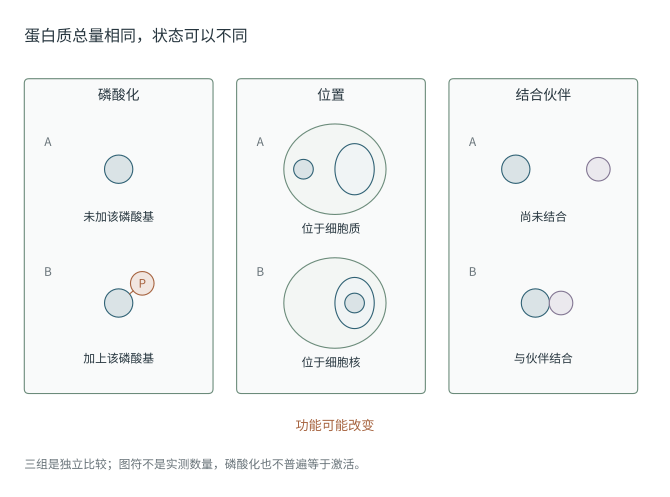

Write the Python code that produced this figure.
"""F17: 蛋白质数量与功能状态. State changes are separate comparisons."""
from pathlib import Path
import sys
ROOT=Path(__file__).resolve().parents[1]
if str(ROOT) not in sys.path:
    sys.path.insert(0,str(ROOT))
from shared_shapes import Drawing


def protein(c,name,xy,r=3.6):
    c.circle(name,xy,r,color='primary',weight=.18)


def build_figure():
    c=Drawing('F17',height=126)
    c.heading('common.heading','蛋白质总量相同，状态可以不同',(6,117))
    for i,(x,title) in enumerate(((6,'磷酸化'),(60,'位置'),(114,'结合伙伴'))):
        c.rect(f'panel.{i}',(x,26),48,80,color='secondary',weight=.04)
        c.text(f'panel.{i}.heading',title,(x+24,102),size=10)
        c.text(f'panel.{i}.a','A',(x+6,90),size=8.5,color='muted')
        c.text(f'panel.{i}.b','B',(x+6,57),size=8.5,color='muted')
    protein(c,'phosphorylation.a',(30,83))
    protein(c,'phosphorylation.b',(30,49))
    c.line('phosphorylation.bond',[(32.76,51.30),(33.70,52.08)],color='accent',width=.8)
    c.circle('phosphorylation.marker',(36,54),3,color='accent')
    c.text('phosphorylation.marker.label','P',(36,54),size=8.5,color='accent')
    c.text('phosphorylation.a.label','未加该磷酸基',(30,71),size=8.5)
    c.text('phosphorylation.b.label','加上该磷酸基',(30,35),size=8.5)
    for key,y in (('a',83),('b',49)):
        c.ellipse('location.'+key+'.cell',(85,y),26,23,color='secondary')
        c.ellipse('location.'+key+'.nucleus',(90,y),10,13,color='primary',weight=.07)
    protein(c,'location.a.protein',(77,83),2.5)
    protein(c,'location.b.protein',(90,49),2.5)
    c.text('location.a.label','位于细胞质',(84,68),size=8.5)
    c.text('location.b.label','位于细胞核',(84,34),size=8.5)
    protein(c,'binding.a.protein',(131,83))
    c.circle('binding.a.partner',(152,83),3,color='supplement')
    protein(c,'binding.b.protein',(136,49))
    c.circle('binding.b.partner',(142.5,49),3,color='supplement')
    c.text('binding.a.label','尚未结合',(138,71),size=8.5)
    c.text('binding.b.label','与伙伴结合',(138,35),size=8.5)
    c.text('result','功能可能改变',(85,18),size=9.5,color='accent')
    c.note('三组是独立比较；图符不是实测数量，磷酸化也不普遍等于激活。')
    return c.result()


def main():
    from production_utils import export_figure
    result=build_figure();fig=result.figure;OUT=Path(__file__).resolve().parent
    fig.savefig(OUT/'F17_protein_states.pdf',metadata={'CreationDate':None,'ModDate':None})
    return export_figure(result,ROOT,OUT/'F17_protein_states.pdf')


if __name__=='__main__':
    main()
